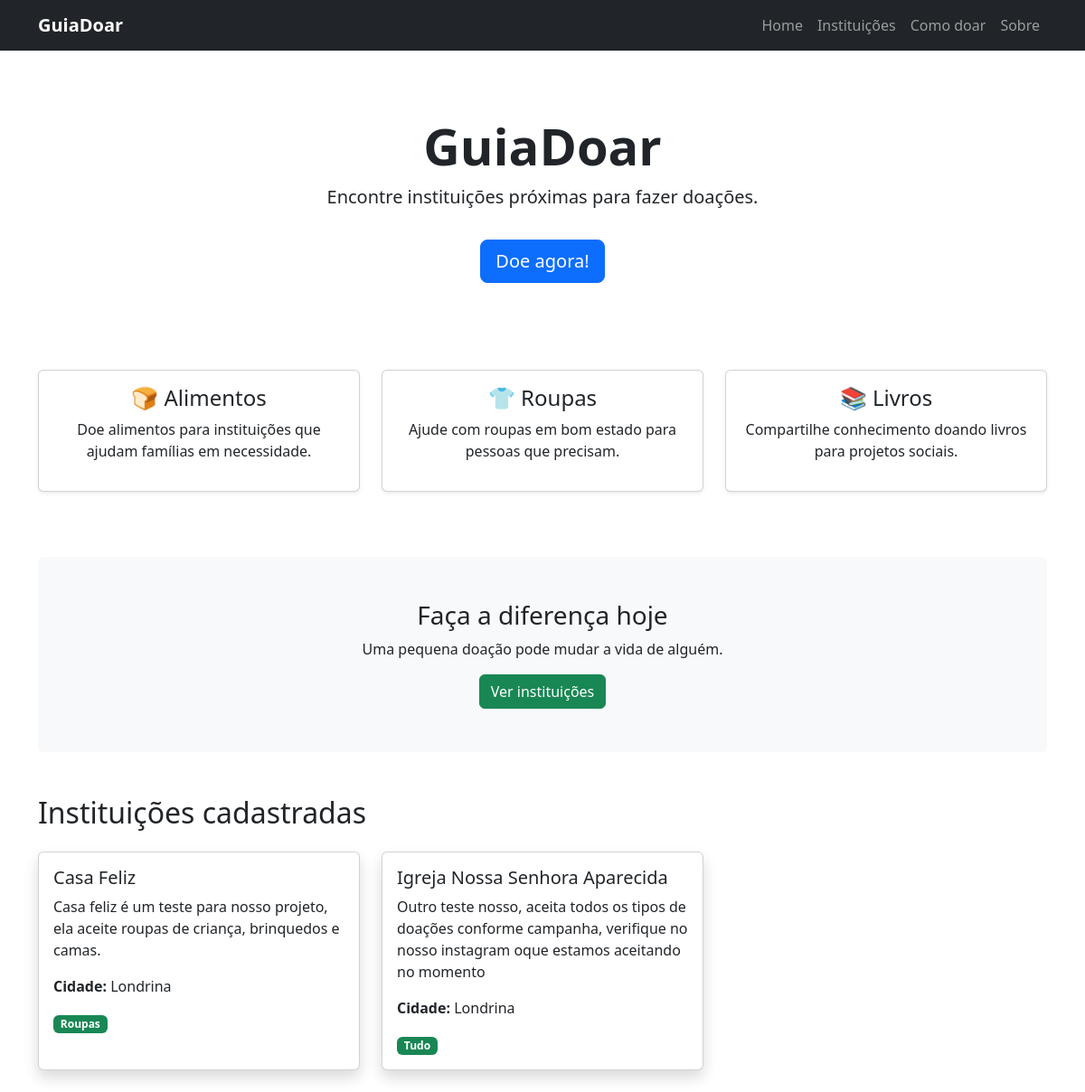
The page / on the database its author committed.
### guiadoars/models.py (models this page shows, shortened)
class Instituicao(models.Model):
    nome = models.CharField(max_length=200)
    descricao = models.TextField()
    cidade = models.CharField(max_length=100)
    tipo_doacao = models.CharField(max_length=100)

### guiadoars/views.py (the view)
# urls.py: path('', views.index, name='index'),
def index(request):
    instituicoes = Instituicao.objects.all()
    return render(request, "guiadoars/home.html", {
        "instituicoes": instituicoes
    })

### guiadoars/templates/guiadoars/home.html
{% extends "guiadoars/base.html" %}
{% block content %}
<div class="text-center py-5">
    <h1 class="display-4 fw-bold">GuiaDoar</h1>
    <p class="lead">Encontre instituições próximas para fazer doações.</p>
    <a href="#" class="btn btn-primary btn-lg mt-3">
        Doe agora!
    </a>
</div>
<div class="row text-center mt-5">
    <div class="col-md-4 mb-4">
        <div class="card shadow-sm h-100">
            <div class="card-body">
                <h4>🍞 Alimentos</h4>
                <p>Doe alimentos para instituições que ajudam famílias em necessidade.</p>
            </div>
        </div>
    </div>
    <div class="col-md-4 mb-4">
        <div class="card shadow-sm h-100">
            <div class="card-body">
                <h4>👕 Roupas</h4>
                <p>Ajude com roupas em bom estado para pessoas que precisam.</p>
            </div>
        </div>
    </div>
    <div class="col-md-4 mb-4">
        <div class="card shadow-sm h-100">
            <div class="card-body">
                <h4>📚 Livros</h4>
                <p>Compartilhe conhecimento doando livros para projetos sociais.</p>
            </div>
        </div>
    </div>
</div>
<div class="text-center mt-5 p-5 bg-light rounded">
    <h3>Faça a diferença hoje</h3>
    <p>Uma pequena doação pode mudar a vida de alguém.</p>
    <a href="#" class="btn btn-success">
        Ver instituições
    </a>
</div>
<h2 class="mt-5 mb-4">Instituições cadastradas</h2>
<div class="row">
{% for instituicao in instituicoes %}
<div class="col-md-4 mb-4">
    <div class="card shadow h-100">
        <div class="card-body">
            <h5 class="card-title">{{ instituicao.nome }}</h5>
            <p class="card-text">
                {{ instituicao.descricao }}
            </p>
            <p>
                <strong>Cidade:</strong> {{ instituicao.cidade }}
            </p>
            <span class="badge bg-success">
                {{ instituicao.tipo_doacao }}
            </span>
        </div>
    </div>
</div>
{% endfor %}
</div>
{% endblock %}

### guiadoars/templates/guiadoars/base.html (shortened to what this page needs)
<!DOCTYPE html>
<html lang="pt-br">
<head>
    <link href="https://cdn.jsdelivr.net/npm/bootstrap@5.3.3/dist/css/bootstrap.min.css" rel="stylesheet">
</head>
<body>
<nav class="navbar navbar-expand-lg navbar-dark bg-dark">
  <div class="container">
    <a class="navbar-brand fw-bold" href="/">GuiaDoar</a>
    <div class="collapse navbar-collapse" id="menu">
      <ul class="navbar-nav ms-auto">
        <li class="nav-item">
          <a class="nav-link" href="/">Home</a>
        </li>
        <li class="nav-item">
          <a class="nav-link" href="#">Instituições</a>
        </li>
        <li class="nav-item">
          <a class="nav-link" href="#">Como doar</a>
        </li>
        <li class="nav-item">
          <a class="nav-link" href="#">Sobre</a>
        </li>
      </ul>
    </div>
  </div>
</nav>
<div class="container mt-4">
    {% block content %}
    {% endblock %}
</div>
</body>
</html>

### rows shown on the page
Instituicao: nome "Casa Feliz", descricao "Casa feliz é um teste para nosso projeto, ela aceite roupas de criança, brinquedos e camas.", cidade "Londrina", tipo_doacao "Roupas"
Instituicao: nome "Igreja Nossa Senhora Aparecida", descricao "Outro teste nosso, aceita todos os tipos de doações conforme campanha, verifique no nosso instagram oque estamos aceitando no momento", cidade "Londrina", tipo_doacao "Tudo"
